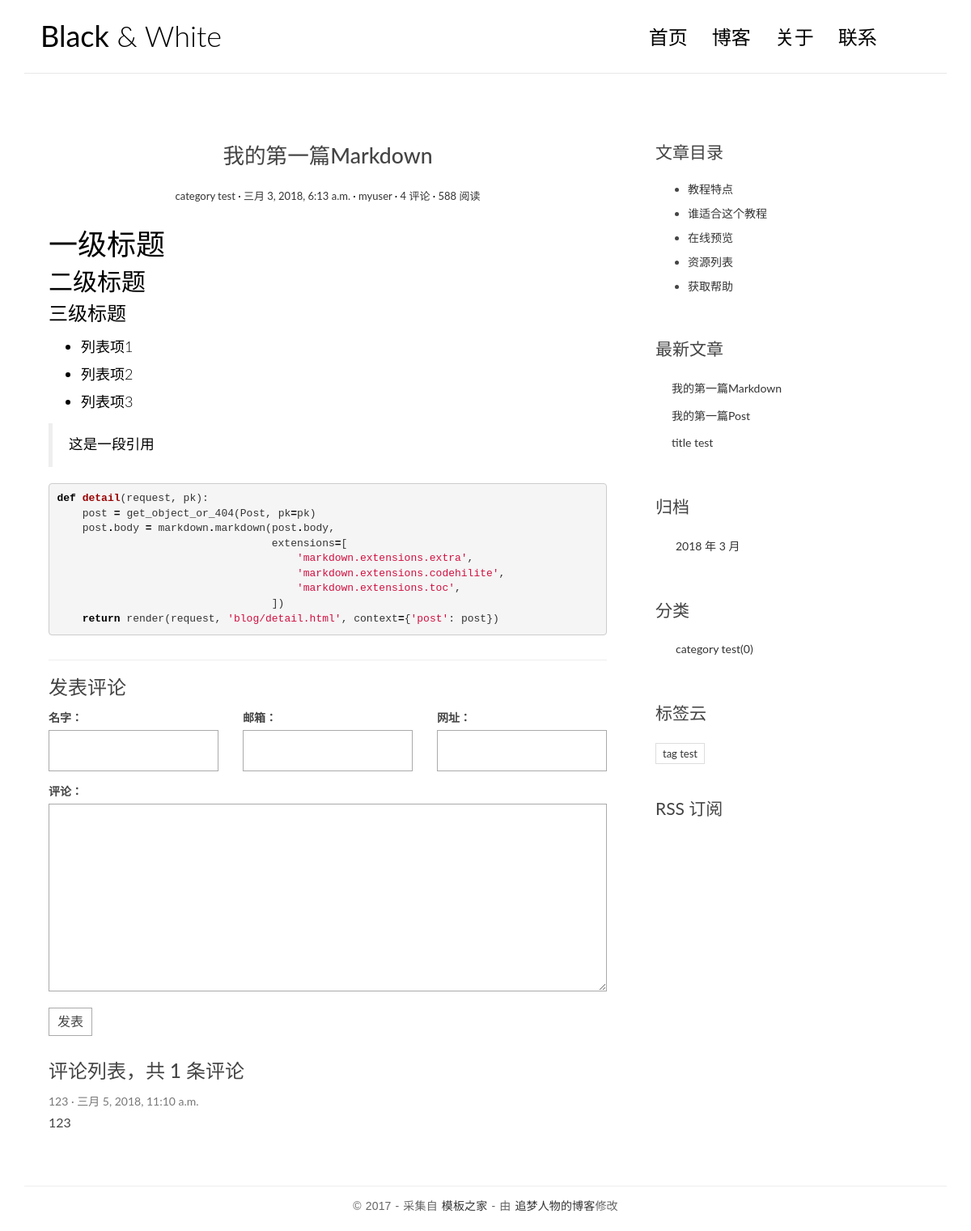
The app's page /post/4/ with its own data.
### blog/models.py (models this page shows, shortened)
class Post(models.Model):
    title = models.CharField(max_length=70)
    body = models.TextField()
    created_time = models.DateTimeField()
    modified_time = models.DateTimeField()
    excerpt = models.CharField(max_length=200, blank=True)
    category = models.ForeignKey(Category, on_delete=models.CASCADE)
    tags = models.ManyToManyField(Tag, blank=True)
    author = models.ForeignKey(User, on_delete=models.CASCADE)
    def get_absolute_url(self):
        return reverse('blog:detail', kwargs={'pk': self.pk})
    class Meta:
        ordering = ['-created_time']

class Category(models.Model):
    name = models.CharField(max_length=100)
    def __str__(self):
        return self.name

class Tag(models.Model):
    name = models.CharField(max_length=100)

### comments/models.py (models this page shows, shortened)
class Comment(models.Model):
    name = models.CharField(max_length=100)
    email = models.EmailField(max_length=255)
    url = models.URLField(blank=True)
    text = models.TextField()
    created_time = models.DateTimeField(auto_now_add=True)
    post = models.ForeignKey('blog.Post', on_delete=models.CASCADE)
    class Meta:
        ordering = ['-created_time']

### blog/views.py (the view)
# urls.py: path('post/<int:pk>/', views.detail, name='detail'),
def detail(request, pk):
    post = get_object_or_404(Post, pk=pk)
    post.body = markdown(post.body, extensions=[
        'markdown.extensions.extra',
        'markdown.extensions.codehilite',
        'markdown.extensions.toc',
    ])
    form = CommentForm()
    comment_list = post.comment_set.all()
    comment_count = post.comment_set.count()
    return render(request,
                  'blog/detail.html',
                  context={'post': post,
                           'form': form,
                           'comment_list': comment_list,
                           'comment_count': comment_count
                           })

### comments/forms.py
class CommentForm(forms.ModelForm):
    class Meta:
        model = Comment
        fields = ['name', 'email', 'url', 'text']

### blog/templatetags/blog_tags.py (called while the page is built)
@register.simple_tag
def get_recent_posts(num=5):
    return Post.objects.all().order_by('-created_time')[:num]

@register.simple_tag
def archives():
    return Post.objects.dates('created_time', 'month', order='DESC')

@register.simple_tag
def get_categories():
    return Category.objects.all()

@register.simple_tag
def get_tags():
    return Tag.objects.all()

### templates/blog/detail.html (shortened to what this page needs)
{% extends 'base.html' %}
{% block main %}
<article class="post post-1">
    <header class="entry-header">
        <h1 class="entry-title">{{post.title}}</h1>
        <div class="entry-meta">
            <span class="post-category"><a href="#">{{post.category}}</a></span>
            <span class="post-date">
                <a href="#"><time class="entry-date" datetime="{{ post.created_time }}">{{ post.created_time }}</time></a>
            </span>
            <span class="post-author"><a href="#">{{post.author}}</a></span>
            <span class="comments-link"><a href="#">4 评论</a></span>
            <span class="views-count"><a href="#">588 阅读</a></span>
        </div>
    </header>
    <div class="entry-content clearfix">
        {{post.body | safe}}
    </div>
</article>
<section class="comment-area" id="comment-area" name="comment-area">
    <hr>
    <h3>发表评论</h3>
    <form action="{% url 'comments:post_comment' post.pk %}" method="post" class="comment-form">
        <div class="row">
            <div class="col-md-4">
                <label for="{{ form.name.id_for_label }}">名字：</label>
                {{ form.name }}
            </div>
            <div class="col-md-4">
                <label for="{{ form.email.id_for_label }}">邮箱：</label>
                {{ form.email }}
            </div>
            <div class="col-md-4">
                <label for="{{ form.url.id_for_label }}">网址：</label>
                {{ form.url }}
            </div>
            <div class="col-md-12">
                <label for="{{ form.text.id_for_label }}">评论：</label>
                {{ form.text }}
                <button type="submit" class="comment-btn">发表</button>
            </div>
        </div>
    </form>
    <div class="comment-list-panel">
        <h3>评论列表，共 <span>{{ comment_count }}</span> 条评论</h3>
        <ul class="comment-list list-unstyled">
            {% for comment in comment_list %}
            <li class="comment-item">
                <span class="nickname">{{ comment.name }}</span>
                <time class="submit-date" datetime="{{ comment.created_time }}">{{ comment.created_time }}</time>
                <div class="text">
                    {{ comment.text }}
                </div>
            </li>
            {% empty %}
            EMPTY!
            {% endfor %}
        </ul>
    </div>
</section>
{% endblock main %}
{% block toc %}
<div class="widget widget-content">
    <h3 class="widget-title">文章目录</h3>
    <ul>
        <li>
            <a href="#">教程特点</a>
        </li>
        <li>
            <a href="#">谁适合这个教程</a>
        </li>
        <li>
            <a href="#">在线预览</a>
        </li>
        <li>
            <a href="#">资源列表</a>
        </li>
        <li>
            <a href="#">获取帮助</a>
        </li>
    </ul>
</div>
{% endblock toc %}

### templates/base.html (shortened to what this page needs)
{% load staticfiles %}
{% load blog_tags %}
<!DOCTYPE html>
<html>
<head>
    <link rel="stylesheet" href="{% static 'blog/css/bootstrap.min.css' %}">
    <link rel="stylesheet" href="http://code.ionicframework.com/ionicons/2.0.1/css/ionicons.min.css">
    <link rel="stylesheet" href="{% static 'blog/css/pace.css' %}">
    <link rel="stylesheet" href="{% static 'blog/css/custom.css' %}">
    <link rel="stylesheet" href="{% static 'blog/css/highlights/github.css' %}">
</head>
<body>
    <div class="container">
        <header id="site-header">
            <div class="row">
                <div class="col-md-4 col-sm-5 col-xs-8">
                    <div class="logo">
                        <h1>
                            <a href="{% url 'blog:index' %}">
                                <b>Black</b> &amp; White</a>
                        </h1>
                    </div>
                </div>
                <div class="col-md-8 col-sm-7 col-xs-4">
                    <nav class="main-nav" role="navigation">
                        <div class="collapse navbar-collapse" id="bs-example-navbar-collapse-1">
                            <ul class="nav navbar-nav navbar-right">
                                <li class="cl-effect-11">
                                    <a href="{% url 'blog:index' %}" data-hover="首页">首页</a>
                                </li>
                                <li class="cl-effect-11">
                                    <a href="/full-width.html" data-hover="博客">博客</a>
                                </li>
                                <li class="cl-effect-11">
                                    <a href="/about.html" data-hover="关于">关于</a>
                                </li>
                                <li class="cl-effect-11">
                                    <a href="/contact.html" data-hover="联系">联系</a>
                                </li>
                            </ul>
                        </div>
                    </nav>
                </div>
            </div>
        </header>
    </div>
    <div class="content-body">
        <div class="container">
            <div class="row">
                <main class="col-md-8">
                    {% block main %}
                    {% endblock main %}
                </main>
                <aside class="col-md-4">
                    {% block toc %}
                    {% endblock toc %}
                    <div class="widget widget-recent-posts">
                        <h3 class="widget-title">最新文章</h3>
                        {% get_recent_posts as recent_post_list %}
                        <ul>
                            {% for post in recent_post_list %}
                            <li>
                                <a href="{{ post.get_absolute_url }}">{{ post.title }}</a>
                            </li>
                            {% empty %}
                            EMPTY!
                            {% endfor %}
                        </ul>
                    </div>
                    <div class="widget widget-archives">
                        <h3 class="widget-title">归档</h3>
                        {% archives as date_list %}
                        <ul>
                            {% for date in date_list %}
                            <li>
                                <a href="{% url 'blog:archives' date.year date.month %}">{{ date.year }} 年 {{ date.month }} 月</a>
                            </li>
                            {% empty %}
                            EMPTY!
                            {% endfor %}
                        </ul>
                    </div>
                    <div class="widget widget-category">
                        <h3 class="widget-title">分类</h3>
                        {% get_categories as categories_list %}
                        <ul>
                            {% for category in categories_list %}
                            <li>
                                <a href="{% url 'blog:category' category.pk %}">{{ category.name }}(0)</a>
                            </li>
                            {% empty %}
                            EMPTY!
                            {% endfor %}
                        </ul>
                    </div>
                    <div class="widget widget-tag-cloud">
                        <h3 class="widget-title">标签云</h3>
                        {% get_tags as tags_list %}
                        <ul>
                            {% for tag in tags_list %}
                            <li>
                                <a href="#">{{ tag.name }}</a>
                            </li>
                            {% empty %}
                            EMPTY!
                            {% endfor %}
                        </ul>
                    </div>
                    <div class="rss">
                        <a href="">
                             RSS 订阅</a>
                    </div>
                </aside>
            </div>
        </div>
    </div>
    <footer id="site-footer">
        <div class="container">
            <div class="row">
                <div class="col-md-12">
                    <p class="copyright">&copy 2017 - 采集自
                        <a href="http://www.cssmoban.com/" target="_blank" title="模板之家">模板之家</a>
                        - 由
                        <a href="http://zmrenwu.com/" title="网页模板" target="_blank">追梦人物的博客</a>修改
                    </p>
                </div>
            </div>
        </div>
    </footer>
</body>
</html>

### blog/static/blog/css/custom.css (style rules this page uses)
* { outline: none; }
h1, h2, h3, h4, h5, h6 { margin-top: 0; }
b { font-weight: 400; }
a { color: #333; }
body { color: #444; font-family: 'Lato', sans-serif; }
p { font-family: 'Ubuntu', sans-serif; font-weight: 400; word-spacing: 1px; letter-spacing: 0.01em; }
#site-header { background-color: #FFF; padding: 25px 20px; margin-bottom: 40px; border-bottom: 1px solid #e7e7e7; }
.logo h1 a { color: #000; }
.logo h1 { margin: 0; font-family: 'Lato', sans-serif; font-weight: 300; }
.main-nav { margin-top: 11px; max-width: 95%; }
.main-nav a { color: #000000 !important; padding: 0 0 5px 0 !important; margin-right: 30px; font-family: 'Lato', sans-serif; font-weight: 300; font-size: 24px; }
.cl-effect-11 a { padding: 10px 0; color: #0972b4; text-shadow: none; }
.cl-effect-11 a::before { position: absolute; top: 0; left: 0; overflow: hidden; padding: 0 0 5px 0 !important; max-width: 0; border-bottom: 1px solid #000; color: #000; content: attr(data-hover); white-space: nowrap; -webkit-transition: max-width 0.5s; -moz-transition: max-width 0.5s; transition: max-width 0.5s; }
.content-body { padding-bottom: 4em; }
.post { background: #fff; padding: 30px 30px 0; }
.entry-title { text-align: center; font-size: 1.9em; margin-bottom: 20px; line-height: 1.6; padding: 10px 20px 0; }
.entry-meta { text-align: center; color: #DDDDDD; font-size: 13px; margin-bottom: 30px; }
.entry-content { font-size: 18px; line-height: 1.9; font-weight: 300; color: #000; }
.post-category::after, .post-date::after, .post-author::after, .comments-link::after { content: ' ·'; color: #000; }
.widget { background: #fff; padding: 30px 0 0; }
.widget-title { font-size: 1.5em; margin-bottom: 20px; line-height: 1.6; padding: 10px 0 0; font-weight: 400; }
.widget-recent-posts ul { padding: 0; margin: 0; padding-left: 20px; }
.widget-recent-posts ul li { list-style-type: none; position: relative; line-height: 170%; margin-bottom: 10px; }
.widget-recent-posts ul li::before { content: '\f3d3'; font-family: "Ionicons"; position: absolute; left: -17px; top: 3px; font-size: 16px; color: #000; }
.widget-archives ul { padding: 0; margin: 0; padding-left: 25px; }
.widget-archives ul li { list-style-type: none; position: relative; line-height: 170%; margin-bottom: 10px; }
.widget-archives ul li::before { content: '\f3f3'; font-family: "Ionicons"; position: absolute; left: -25px; top: 1px; font-size: 16px; color: #000; }
.widget-category ul { padding: 0; margin: 0; padding-left: 25px; }
.widget-category ul li { list-style-type: none; position: relative; line-height: 170%; margin-bottom: 10px; }
.widget-category ul li::before { content: '\f3fe'; font-family: "Ionicons"; position: absolute; left: -25px; top: 1px; font-size: 18px; color: #000; }
.widget-tag-cloud ul { padding: 0; margin: 0; margin-right: -10px; }
.widget-tag-cloud ul li { list-style-type: none; font-size: 13px; display: inline-block; margin-right: 10px; margin-bottom: 10px; padding: 3px 8px; border: 1px solid #ddd; }
.widget-content ul li { margin-bottom: 10px; }
.rss { font-size: 21px; margin-top: 30px; }
.rss a { color: #444; }
#site-footer { padding-top: 10px; padding: 0 0 1.5em 0; }
.copyright { text-align: center; padding-top: 1em; margin: 0; border-top: 1px solid #eee; color: #666; }
.contact-form input, .comment-form input { border: 1px solid #aaa; margin-bottom: 15px; width: 100%; padding: 15px 15px; font-size: 16px; line-height: 100%; transition: 0.4s border-color linear; }
.contact-form textarea, .comment-form textarea { border: 1px solid #aaa; margin-bottom: 15px; width: 100%; padding: 15px 15px; font-size: 16px; line-height: 20px !important; min-height: 183px; transition: 0.4s border-color linear; }
.comment-area { padding: 0 30px 0; }
.comment-form { margin-top: 15px; }
.comment-form .comment-btn { background-color: #fff; border: 1px solid #aaa; font-size: 16px; padding: 5px 10px; }
.comment-list-panel { margin-top: 30px; }
.comment-list { margin-top: 15px; }
.comment-item .nickname, .comment-item .submit-date { color: #777; font-size: 14px; }
.comment-item .nickname:after { content: ' ·'; }
.comment-item .text { padding-top: 5px; font-size: 16px; }

### blog/static/blog/css/highlights/github.css (style rules this page uses)
.codehilite .k { color: #000000; font-weight: bold }
.codehilite .o { color: #000000; font-weight: bold }
.codehilite .nf { color: #990000; font-weight: bold }
.codehilite .w { color: #bbbbbb }
.codehilite .s1 { color: #d01040 }

### records on screen
Post: title "我的第一篇Markdown", category "category test", created_time "三月 3, 2018, 6:13 a.m.", author "myuser", body "一级标题 二级标题 三级标题 列表项1 列表项2 列表项3 这是一段引用 def detail ( request , pk ): post = get_object_or_404 ( Post , pk = pk ) post . body = markdown . markdown ( post . body , extensions = [ 'markdown.extensions.extra' , 'markdown.extensions.codehilite' , 'markdown.extensions.toc' , ]) return render ( request , 'blog/detail.html' , context = { 'post' : post })"
Comment: name "123", created_time "三月 5, 2018, 11:10 a.m.", text "123"
Post: title "我的第一篇Post"
Post: title "title test"
Category: name "category test"
Tag: name "tag test"

### other values on screen
{{ comment_count }} "1"
{{ date.year }} "2018"
{{ date.month }} "3"
